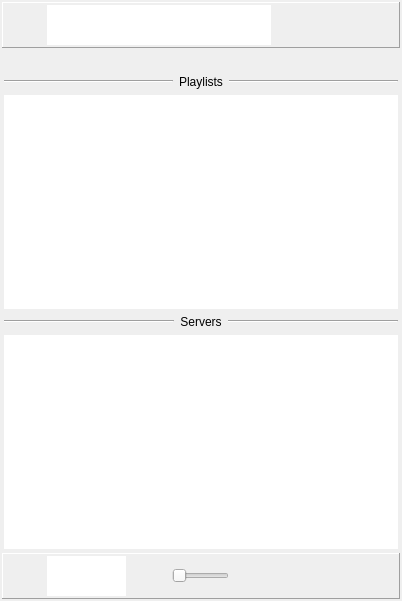
<?xml version="1.0" encoding="UTF-8"?>
<ui version="4.0">
 <class>CMainWindow</class>
 <widget class="QMainWindow" name="CMainWindow">
  <property name="geometry">
   <rect>
    <x>0</x>
    <y>0</y>
    <width>402</width>
    <height>601</height>
   </rect>
  </property>
  <property name="windowTitle">
   <string>AIVCtrl</string>
  </property>
  <widget class="QWidget" name="centralWidget">
   <layout class="QVBoxLayout" name="verticalLayout_7">
    <property name="spacing">
     <number>2</number>
    </property>
    <property name="leftMargin">
     <number>2</number>
    </property>
    <property name="topMargin">
     <number>2</number>
    </property>
    <property name="rightMargin">
     <number>2</number>
    </property>
    <property name="bottomMargin">
     <number>2</number>
    </property>
    <item>
     <widget class="QFrame" name="m_header">
      <property name="frameShape">
       <enum>QFrame::Panel</enum>
      </property>
      <property name="frameShadow">
       <enum>QFrame::Raised</enum>
      </property>
      <layout class="QHBoxLayout" name="horizontalLayout">
       <property name="spacing">
        <number>2</number>
       </property>
       <property name="leftMargin">
        <number>2</number>
       </property>
       <property name="topMargin">
        <number>2</number>
       </property>
       <property name="rightMargin">
        <number>2</number>
       </property>
       <property name="bottomMargin">
        <number>2</number>
       </property>
       <item>
        <widget class="QToolButton" name="m_home">
         <property name="toolTip">
          <string>Home</string>
         </property>
         <property name="icon">
          <iconset resource="aivctrl.qrc">
           <normaloff>:/icons/home.png</normaloff>:/icons/home.png</iconset>
         </property>
         <property name="iconSize">
          <size>
           <width>32</width>
           <height>32</height>
          </size>
         </property>
         <property name="autoRaise">
          <bool>true</bool>
         </property>
        </widget>
       </item>
       <item>
        <layout class="QVBoxLayout" name="verticalLayout_3">
         <property name="spacing">
          <number>0</number>
         </property>
         <item>
          <widget class="QLineEdit" name="m_provider">
           <property name="toolTip">
            <string>Provider or search</string>
           </property>
           <property name="frame">
            <bool>false</bool>
           </property>
           <property name="readOnly">
            <bool>false</bool>
           </property>
          </widget>
         </item>
         <item>
          <widget class="CFolderBrowser" name="m_folders">
           <property name="toolTip">
            <string>Current folder list</string>
           </property>
           <property name="frame">
            <bool>false</bool>
           </property>
           <property name="readOnly">
            <bool>false</bool>
           </property>
          </widget>
         </item>
        </layout>
       </item>
       <item>
        <widget class="QToolButton" name="m_previousStackedWidgetIndex">
         <property name="toolTip">
          <string>Previous folder</string>
         </property>
         <property name="icon">
          <iconset resource="aivctrl.qrc">
           <normaloff>:/icons/previous_folder.png</normaloff>:/icons/previous_folder.png</iconset>
         </property>
         <property name="iconSize">
          <size>
           <width>32</width>
           <height>32</height>
          </size>
         </property>
         <property name="autoRaise">
          <bool>true</bool>
         </property>
        </widget>
       </item>
       <item>
        <widget class="QToolButton" name="m_currentQueuePlaying">
         <property name="toolTip">
          <string>Current queue or current playing</string>
         </property>
         <property name="icon">
          <iconset resource="aivctrl.qrc">
           <normaloff>:/icons/queue.png</normaloff>:/icons/queue.png</iconset>
         </property>
         <property name="iconSize">
          <size>
           <width>32</width>
           <height>32</height>
          </size>
         </property>
         <property name="autoRaise">
          <bool>true</bool>
         </property>
        </widget>
       </item>
       <item>
        <widget class="QToolButton" name="m_contextualActions">
         <property name="toolTip">
          <string>Contextual commands</string>
         </property>
         <property name="icon">
          <iconset resource="aivctrl.qrc">
           <normaloff>:/icons/contextual_actions.png</normaloff>:/icons/contextual_actions.png</iconset>
         </property>
         <property name="iconSize">
          <size>
           <width>32</width>
           <height>32</height>
          </size>
         </property>
         <property name="popupMode">
          <enum>QToolButton::InstantPopup</enum>
         </property>
         <property name="autoRaise">
          <bool>true</bool>
         </property>
        </widget>
       </item>
      </layout>
     </widget>
    </item>
    <item>
     <widget class="QWidget" name="m_networkProgress" native="true">
      <property name="sizePolicy">
       <sizepolicy hsizetype="Preferred" vsizetype="Fixed">
        <horstretch>0</horstretch>
        <verstretch>0</verstretch>
       </sizepolicy>
      </property>
      <layout class="QHBoxLayout" name="m_comNetworkLayout">
       <property name="spacing">
        <number>9</number>
       </property>
       <property name="leftMargin">
        <number>2</number>
       </property>
       <property name="topMargin">
        <number>0</number>
       </property>
       <property name="rightMargin">
        <number>2</number>
       </property>
       <property name="bottomMargin">
        <number>0</number>
       </property>
       <item>
        <widget class="QLabel" name="m_comServer">
         <property name="sizePolicy">
          <sizepolicy hsizetype="Preferred" vsizetype="Fixed">
           <horstretch>0</horstretch>
           <verstretch>0</verstretch>
          </sizepolicy>
         </property>
         <property name="maximumSize">
          <size>
           <width>20</width>
           <height>20</height>
          </size>
         </property>
         <property name="toolTip">
          <string>Current server</string>
         </property>
         <property name="pixmap">
          <pixmap resource="aivctrl.qrc">:/icons/server.png</pixmap>
         </property>
         <property name="scaledContents">
          <bool>true</bool>
         </property>
        </widget>
       </item>
       <item>
        <widget class="QLabel" name="m_comControlPoint">
         <property name="maximumSize">
          <size>
           <width>20</width>
           <height>20</height>
          </size>
         </property>
         <property name="toolTip">
          <string>AIVCtrl</string>
         </property>
         <property name="pixmap">
          <pixmap resource="aivctrl.qrc">:/icons/aivctrl48.ico</pixmap>
         </property>
         <property name="scaledContents">
          <bool>true</bool>
         </property>
        </widget>
       </item>
       <item>
        <widget class="QLabel" name="m_comRenderer">
         <property name="sizePolicy">
          <sizepolicy hsizetype="Preferred" vsizetype="Fixed">
           <horstretch>0</horstretch>
           <verstretch>0</verstretch>
          </sizepolicy>
         </property>
         <property name="maximumSize">
          <size>
           <width>20</width>
           <height>20</height>
          </size>
         </property>
         <property name="toolTip">
          <string>Current renderer</string>
         </property>
         <property name="pixmap">
          <pixmap resource="aivctrl.qrc">:/icons/device.png</pixmap>
         </property>
         <property name="scaledContents">
          <bool>true</bool>
         </property>
         <property name="alignment">
          <set>Qt::AlignRight|Qt::AlignTrailing|Qt::AlignVCenter</set>
         </property>
        </widget>
       </item>
      </layout>
     </widget>
    </item>
    <item>
     <widget class="QStackedWidget" name="m_stackedWidget">
      <property name="currentIndex">
       <number>0</number>
      </property>
      <widget class="QWidget" name="m_pHome">
       <layout class="QVBoxLayout" name="verticalLayout">
        <property name="spacing">
         <number>6</number>
        </property>
        <property name="leftMargin">
         <number>2</number>
        </property>
        <property name="topMargin">
         <number>9</number>
        </property>
        <property name="rightMargin">
         <number>2</number>
        </property>
        <property name="bottomMargin">
         <number>2</number>
        </property>
        <item>
         <layout class="QHBoxLayout" name="horizontalLayout_8">
          <item>
           <widget class="Line" name="line_4">
            <property name="orientation">
             <enum>Qt::Horizontal</enum>
            </property>
           </widget>
          </item>
          <item>
           <widget class="QLabel" name="m_myDeviceLabel">
            <property name="sizePolicy">
             <sizepolicy hsizetype="Maximum" vsizetype="Preferred">
              <horstretch>0</horstretch>
              <verstretch>0</verstretch>
             </sizepolicy>
            </property>
            <property name="text">
             <string>Playlists</string>
            </property>
            <property name="alignment">
             <set>Qt::AlignCenter</set>
            </property>
           </widget>
          </item>
          <item>
           <widget class="Line" name="line_5">
            <property name="orientation">
             <enum>Qt::Horizontal</enum>
            </property>
           </widget>
          </item>
         </layout>
        </item>
        <item>
         <widget class="CMyDeviceBrowser" name="m_myDevice">
          <property name="frameShape">
           <enum>QFrame::NoFrame</enum>
          </property>
          <property name="editTriggers">
           <set>QAbstractItemView::EditKeyPressed|QAbstractItemView::SelectedClicked</set>
          </property>
          <property name="iconSize">
           <size>
            <width>24</width>
            <height>24</height>
           </size>
          </property>
          <property name="spacing">
           <number>1</number>
          </property>
          <property name="uniformItemSizes">
           <bool>true</bool>
          </property>
          <property name="sortingEnabled">
           <bool>false</bool>
          </property>
         </widget>
        </item>
        <item>
         <layout class="QHBoxLayout" name="horizontalLayout_9">
          <property name="spacing">
           <number>6</number>
          </property>
          <item>
           <widget class="Line" name="line_2">
            <property name="orientation">
             <enum>Qt::Horizontal</enum>
            </property>
           </widget>
          </item>
          <item>
           <widget class="QLabel" name="m_serverLabel">
            <property name="sizePolicy">
             <sizepolicy hsizetype="Maximum" vsizetype="Preferred">
              <horstretch>0</horstretch>
              <verstretch>0</verstretch>
             </sizepolicy>
            </property>
            <property name="text">
             <string>Servers</string>
            </property>
            <property name="alignment">
             <set>Qt::AlignCenter</set>
            </property>
           </widget>
          </item>
          <item>
           <widget class="Line" name="line_3">
            <property name="sizePolicy">
             <sizepolicy hsizetype="Minimum" vsizetype="Fixed">
              <horstretch>0</horstretch>
              <verstretch>0</verstretch>
             </sizepolicy>
            </property>
            <property name="orientation">
             <enum>Qt::Horizontal</enum>
            </property>
           </widget>
          </item>
         </layout>
        </item>
        <item>
         <widget class="CDeviceBrowser" name="m_servers">
          <property name="frameShape">
           <enum>QFrame::NoFrame</enum>
          </property>
          <property name="gridSize">
           <size>
            <width>0</width>
            <height>32</height>
           </size>
          </property>
          <property name="uniformItemSizes">
           <bool>false</bool>
          </property>
          <property name="sortingEnabled">
           <bool>true</bool>
          </property>
         </widget>
        </item>
       </layout>
      </widget>
      <widget class="QWidget" name="m_pContentDirectory">
       <layout class="QVBoxLayout" name="verticalLayout_4">
        <property name="spacing">
         <number>2</number>
        </property>
        <property name="leftMargin">
         <number>2</number>
        </property>
        <property name="topMargin">
         <number>2</number>
        </property>
        <property name="rightMargin">
         <number>2</number>
        </property>
        <property name="bottomMargin">
         <number>2</number>
        </property>
        <item>
         <widget class="CContentDirectoryBrowser" name="m_contentDirectory">
          <property name="frameShape">
           <enum>QFrame::NoFrame</enum>
          </property>
          <property name="alternatingRowColors">
           <bool>true</bool>
          </property>
          <property name="selectionMode">
           <enum>QAbstractItemView::ExtendedSelection</enum>
          </property>
          <property name="gridSize">
           <size>
            <width>0</width>
            <height>32</height>
           </size>
          </property>
         </widget>
        </item>
       </layout>
      </widget>
      <widget class="QWidget" name="m_pQueue">
       <layout class="QVBoxLayout" name="verticalLayout_5">
        <property name="spacing">
         <number>2</number>
        </property>
        <property name="leftMargin">
         <number>2</number>
        </property>
        <property name="topMargin">
         <number>2</number>
        </property>
        <property name="rightMargin">
         <number>2</number>
        </property>
        <property name="bottomMargin">
         <number>2</number>
        </property>
        <item>
         <widget class="CPlaylistBrowser" name="m_queue">
          <property name="frameShape">
           <enum>QFrame::NoFrame</enum>
          </property>
          <property name="editTriggers">
           <set>QAbstractItemView::NoEditTriggers</set>
          </property>
          <property name="alternatingRowColors">
           <bool>true</bool>
          </property>
          <property name="selectionMode">
           <enum>QAbstractItemView::ExtendedSelection</enum>
          </property>
          <property name="gridSize">
           <size>
            <width>0</width>
            <height>32</height>
           </size>
          </property>
         </widget>
        </item>
       </layout>
      </widget>
      <widget class="QWidget" name="m_pPlaylistContent">
       <layout class="QVBoxLayout" name="verticalLayout_2">
        <property name="spacing">
         <number>2</number>
        </property>
        <property name="leftMargin">
         <number>2</number>
        </property>
        <property name="topMargin">
         <number>2</number>
        </property>
        <property name="rightMargin">
         <number>2</number>
        </property>
        <property name="bottomMargin">
         <number>2</number>
        </property>
        <item>
         <widget class="CPlaylistBrowser" name="m_playlistContent">
          <property name="frameShape">
           <enum>QFrame::NoFrame</enum>
          </property>
          <property name="editTriggers">
           <set>QAbstractItemView::NoEditTriggers</set>
          </property>
          <property name="alternatingRowColors">
           <bool>true</bool>
          </property>
          <property name="selectionMode">
           <enum>QAbstractItemView::ExtendedSelection</enum>
          </property>
         </widget>
        </item>
       </layout>
      </widget>
      <widget class="QWidget" name="m_pCurrent">
       <layout class="QGridLayout" name="gridLayout_2">
        <property name="leftMargin">
         <number>2</number>
        </property>
        <property name="topMargin">
         <number>2</number>
        </property>
        <property name="rightMargin">
         <number>2</number>
        </property>
        <property name="bottomMargin">
         <number>2</number>
        </property>
        <property name="spacing">
         <number>2</number>
        </property>
        <item row="0" column="0">
         <layout class="QHBoxLayout" name="horizontalLayout_5">
          <item>
           <widget class="QToolButton" name="m_mute2">
            <property name="toolTip">
             <string>Mute or listen</string>
            </property>
            <property name="icon">
             <iconset resource="aivctrl.qrc">
              <normaloff>:/icons/speaker_on.png</normaloff>:/icons/speaker_on.png</iconset>
            </property>
            <property name="iconSize">
             <size>
              <width>32</width>
              <height>32</height>
             </size>
            </property>
            <property name="autoRaise">
             <bool>true</bool>
            </property>
           </widget>
          </item>
          <item>
           <widget class="CSlider" name="m_volume2">
            <property name="toolTip">
             <string>Volume</string>
            </property>
            <property name="orientation">
             <enum>Qt::Horizontal</enum>
            </property>
           </widget>
          </item>
         </layout>
        </item>
        <item row="1" column="0">
         <widget class="CCover" name="m_cover">
          <property name="sizePolicy">
           <sizepolicy hsizetype="MinimumExpanding" vsizetype="MinimumExpanding">
            <horstretch>0</horstretch>
            <verstretch>0</verstretch>
           </sizepolicy>
          </property>
          <property name="toolTip">
           <string>Current cover</string>
          </property>
          <property name="text">
           <string/>
          </property>
          <property name="pixmap">
           <pixmap resource="aivctrl.qrc">:/icons/audio_file_big.png</pixmap>
          </property>
          <property name="alignment">
           <set>Qt::AlignCenter</set>
          </property>
         </widget>
        </item>
        <item row="2" column="0">
         <layout class="QHBoxLayout" name="horizontalLayout_6">
          <item>
           <widget class="QToolButton" name="m_favorite">
            <property name="toolTip">
             <string>Favorites</string>
            </property>
            <property name="icon">
             <iconset resource="aivctrl.qrc">
              <normaloff>:/icons/favorite.png</normaloff>:/icons/favorite.png</iconset>
            </property>
            <property name="iconSize">
             <size>
              <width>32</width>
              <height>32</height>
             </size>
            </property>
            <property name="autoRaise">
             <bool>true</bool>
            </property>
           </widget>
          </item>
          <item>
           <widget class="CTextMetaData" name="m_trackMetadata">
            <property name="sizePolicy">
             <sizepolicy hsizetype="Expanding" vsizetype="Fixed">
              <horstretch>0</horstretch>
              <verstretch>0</verstretch>
             </sizepolicy>
            </property>
            <property name="maximumSize">
             <size>
              <width>16777215</width>
              <height>75</height>
             </size>
            </property>
            <property name="toolTip">
             <string>Title, album and artist</string>
            </property>
            <property name="frameShape">
             <enum>QFrame::NoFrame</enum>
            </property>
            <property name="undoRedoEnabled">
             <bool>false</bool>
            </property>
            <property name="readOnly">
             <bool>true</bool>
            </property>
            <property name="textInteractionFlags">
             <set>Qt::NoTextInteraction</set>
            </property>
           </widget>
          </item>
          <item>
           <widget class="QLabel" name="m_rank">
            <property name="toolTip">
             <string>Rank in the queue</string>
            </property>
            <property name="text">
             <string>0/0</string>
            </property>
           </widget>
          </item>
         </layout>
        </item>
        <item row="3" column="0">
         <layout class="QHBoxLayout" name="horizontalLayout_3">
          <item>
           <widget class="QToolButton" name="m_repeat">
            <property name="toolTip">
             <string>Repeat all, repeat one or disable repeat</string>
            </property>
            <property name="icon">
             <iconset resource="aivctrl.qrc">
              <normaloff>:/icons/repeat_off.png</normaloff>:/icons/repeat_off.png</iconset>
            </property>
            <property name="iconSize">
             <size>
              <width>32</width>
              <height>32</height>
             </size>
            </property>
            <property name="autoRaise">
             <bool>true</bool>
            </property>
           </widget>
          </item>
          <item>
           <widget class="QToolButton" name="m_previous2">
            <property name="toolTip">
             <string>Previous item in the queue</string>
            </property>
            <property name="icon">
             <iconset resource="aivctrl.qrc">
              <normaloff>:/icons/previous.png</normaloff>:/icons/previous.png</iconset>
            </property>
            <property name="iconSize">
             <size>
              <width>32</width>
              <height>32</height>
             </size>
            </property>
            <property name="autoRaise">
             <bool>true</bool>
            </property>
           </widget>
          </item>
          <item>
           <widget class="QToolButton" name="m_play2">
            <property name="toolTip">
             <string>Play, pause, stop</string>
            </property>
            <property name="icon">
             <iconset resource="aivctrl.qrc">
              <normaloff>:/icons/playing_off.png</normaloff>:/icons/playing_off.png</iconset>
            </property>
            <property name="iconSize">
             <size>
              <width>32</width>
              <height>32</height>
             </size>
            </property>
            <property name="autoRaise">
             <bool>true</bool>
            </property>
           </widget>
          </item>
          <item>
           <widget class="QToolButton" name="m_next2">
            <property name="toolTip">
             <string>Nexst item in the queue</string>
            </property>
            <property name="icon">
             <iconset resource="aivctrl.qrc">
              <normaloff>:/icons/next.png</normaloff>:/icons/next.png</iconset>
            </property>
            <property name="iconSize">
             <size>
              <width>32</width>
              <height>32</height>
             </size>
            </property>
            <property name="autoRaise">
             <bool>true</bool>
            </property>
           </widget>
          </item>
          <item>
           <widget class="QToolButton" name="m_shuffle">
            <property name="toolTip">
             <string>Enable or disable shuffle</string>
            </property>
            <property name="icon">
             <iconset resource="aivctrl.qrc">
              <normaloff>:/icons/shuffle_off.png</normaloff>:/icons/shuffle_off.png</iconset>
            </property>
            <property name="iconSize">
             <size>
              <width>32</width>
              <height>32</height>
             </size>
            </property>
            <property name="autoRaise">
             <bool>true</bool>
            </property>
           </widget>
          </item>
         </layout>
        </item>
        <item row="4" column="0">
         <layout class="QHBoxLayout" name="horizontalLayout_4">
          <item>
           <widget class="QLabel" name="m_relTime">
            <property name="toolTip">
             <string>Time from start</string>
            </property>
            <property name="text">
             <string>0:00:00</string>
            </property>
           </widget>
          </item>
          <item>
           <widget class="CPosition" name="m_position">
            <property name="toolTip">
             <string>Position in the item</string>
            </property>
            <property name="orientation">
             <enum>Qt::Horizontal</enum>
            </property>
           </widget>
          </item>
          <item>
           <widget class="QToolButton" name="m_absTime">
            <property name="toolTip">
             <string>Item duration or remaining time</string>
            </property>
            <property name="text">
             <string>0:00:00</string>
            </property>
            <property name="checkable">
             <bool>true</bool>
            </property>
            <property name="autoRaise">
             <bool>true</bool>
            </property>
           </widget>
          </item>
         </layout>
        </item>
       </layout>
      </widget>
      <widget class="QWidget" name="m_pDebug">
       <layout class="QHBoxLayout" name="horizontalLayout_7">
        <property name="spacing">
         <number>2</number>
        </property>
        <property name="leftMargin">
         <number>2</number>
        </property>
        <property name="topMargin">
         <number>2</number>
        </property>
        <property name="rightMargin">
         <number>2</number>
        </property>
        <property name="bottomMargin">
         <number>2</number>
        </property>
        <item>
         <widget class="QPlainTextEdit" name="m_dump">
          <property name="frameShape">
           <enum>QFrame::NoFrame</enum>
          </property>
         </widget>
        </item>
       </layout>
      </widget>
     </widget>
    </item>
    <item>
     <widget class="QFrame" name="m_footer">
      <property name="frameShape">
       <enum>QFrame::Panel</enum>
      </property>
      <property name="frameShadow">
       <enum>QFrame::Raised</enum>
      </property>
      <layout class="QHBoxLayout" name="horizontalLayout_2">
       <property name="spacing">
        <number>2</number>
       </property>
       <property name="leftMargin">
        <number>2</number>
       </property>
       <property name="topMargin">
        <number>2</number>
       </property>
       <property name="rightMargin">
        <number>2</number>
       </property>
       <property name="bottomMargin">
        <number>2</number>
       </property>
       <item>
        <widget class="QToolButton" name="m_currentPlayingIcon">
         <property name="toolTip">
          <string>Current playing</string>
         </property>
         <property name="icon">
          <iconset resource="aivctrl.qrc">
           <normaloff>:/icons/no_album_art.png</normaloff>:/icons/no_album_art.png</iconset>
         </property>
         <property name="iconSize">
          <size>
           <width>32</width>
           <height>32</height>
          </size>
         </property>
         <property name="autoRaise">
          <bool>true</bool>
         </property>
        </widget>
       </item>
       <item>
        <layout class="QVBoxLayout" name="verticalLayout_6">
         <property name="spacing">
          <number>0</number>
         </property>
         <item>
          <widget class="QLineEdit" name="m_rendererName">
           <property name="toolTip">
            <string>Current renderer name</string>
           </property>
           <property name="frame">
            <bool>false</bool>
           </property>
           <property name="readOnly">
            <bool>false</bool>
           </property>
          </widget>
         </item>
         <item>
          <widget class="QLineEdit" name="m_title">
           <property name="toolTip">
            <string>Current title</string>
           </property>
           <property name="frame">
            <bool>false</bool>
           </property>
           <property name="readOnly">
            <bool>false</bool>
           </property>
          </widget>
         </item>
        </layout>
       </item>
       <item>
        <spacer name="horizontalSpacer">
         <property name="orientation">
          <enum>Qt::Horizontal</enum>
         </property>
         <property name="sizeType">
          <enum>QSizePolicy::Minimum</enum>
         </property>
         <property name="sizeHint" stdset="0">
          <size>
           <width>2</width>
           <height>20</height>
          </size>
         </property>
        </spacer>
       </item>
       <item>
        <widget class="QToolButton" name="m_mute">
         <property name="toolTip">
          <string>Mute or listen</string>
         </property>
         <property name="icon">
          <iconset resource="aivctrl.qrc">
           <normaloff>:/icons/speaker_on.png</normaloff>:/icons/speaker_on.png</iconset>
         </property>
         <property name="iconSize">
          <size>
           <width>32</width>
           <height>32</height>
          </size>
         </property>
         <property name="autoRaise">
          <bool>true</bool>
         </property>
        </widget>
       </item>
       <item>
        <widget class="CSlider" name="m_volume">
         <property name="toolTip">
          <string>Volume</string>
         </property>
         <property name="orientation">
          <enum>Qt::Horizontal</enum>
         </property>
        </widget>
       </item>
       <item>
        <widget class="QToolButton" name="m_previous">
         <property name="toolTip">
          <string>Previous item in the queue</string>
         </property>
         <property name="icon">
          <iconset resource="aivctrl.qrc">
           <normaloff>:/icons/previous.png</normaloff>:/icons/previous.png</iconset>
         </property>
         <property name="iconSize">
          <size>
           <width>32</width>
           <height>32</height>
          </size>
         </property>
         <property name="autoRaise">
          <bool>true</bool>
         </property>
        </widget>
       </item>
       <item>
        <widget class="QToolButton" name="m_play">
         <property name="toolTip">
          <string>Play, pause, stop</string>
         </property>
         <property name="icon">
          <iconset resource="aivctrl.qrc">
           <normaloff>:/icons/playing_off.png</normaloff>:/icons/playing_off.png</iconset>
         </property>
         <property name="iconSize">
          <size>
           <width>32</width>
           <height>32</height>
          </size>
         </property>
         <property name="autoRaise">
          <bool>true</bool>
         </property>
        </widget>
       </item>
       <item>
        <widget class="QToolButton" name="m_next">
         <property name="toolTip">
          <string>Next item in the queue</string>
         </property>
         <property name="icon">
          <iconset resource="aivctrl.qrc">
           <normaloff>:/icons/next.png</normaloff>:/icons/next.png</iconset>
         </property>
         <property name="iconSize">
          <size>
           <width>32</width>
           <height>32</height>
          </size>
         </property>
         <property name="autoRaise">
          <bool>true</bool>
         </property>
        </widget>
       </item>
       <item>
        <widget class="QToolButton" name="m_renderer">
         <property name="toolTip">
          <string>Choose a renderer</string>
         </property>
         <property name="icon">
          <iconset resource="aivctrl.qrc">
           <normaloff>:/icons/renderer.png</normaloff>:/icons/renderer.png</iconset>
         </property>
         <property name="iconSize">
          <size>
           <width>32</width>
           <height>32</height>
          </size>
         </property>
         <property name="popupMode">
          <enum>QToolButton::InstantPopup</enum>
         </property>
         <property name="autoRaise">
          <bool>true</bool>
         </property>
        </widget>
       </item>
      </layout>
     </widget>
    </item>
   </layout>
  </widget>
 </widget>
 <layoutdefault spacing="6" margin="11"/>
 <customwidgets>
  <customwidget>
   <class>CDeviceBrowser</class>
   <extends>QListWidget</extends>
   <header>aivwidgets/devicebrowser.hpp</header>
  </customwidget>
  <customwidget>
   <class>CContentDirectoryBrowser</class>
   <extends>QListWidget</extends>
   <header>aivwidgets/contentdirectorybrowser.hpp</header>
  </customwidget>
  <customwidget>
   <class>CPlaylistBrowser</class>
   <extends>QListWidget</extends>
   <header>aivwidgets/playlistbrowser.hpp</header>
  </customwidget>
  <customwidget>
   <class>CFolderBrowser</class>
   <extends>QLineEdit</extends>
   <header>aivwidgets/folderbrowser.hpp</header>
  </customwidget>
  <customwidget>
   <class>CTextMetaData</class>
   <extends>QTextEdit</extends>
   <header>aivwidgets/textmetadata.hpp</header>
  </customwidget>
  <customwidget>
   <class>CCover</class>
   <extends>QLabel</extends>
   <header>aivwidgets/cover.hpp</header>
  </customwidget>
  <customwidget>
   <class>CPosition</class>
   <extends>QSlider</extends>
   <header>aivwidgets/position.hpp</header>
  </customwidget>
  <customwidget>
   <class>CSlider</class>
   <extends>QSlider</extends>
   <header>aivwidgets/slider.hpp</header>
  </customwidget>
  <customwidget>
   <class>CMyDeviceBrowser</class>
   <extends>QListWidget</extends>
   <header>aivwidgets/mydevicebrowser.hpp</header>
  </customwidget>
 </customwidgets>
 <resources>
  <include location="aivctrl.qrc"/>
 </resources>
 <connections/>
</ui>
